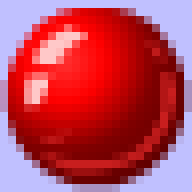
#> input picture colors/red.png, 24 x 24 px (shown 8 times larger)
$ python lib.py   (Python 2 division)
#> lines starting #> are read from the running program, lines starting #| are printed output that depends on the picture
import cv2

GAME_TILES = {
    'red': cv2.imread("colors/red.png"),
    'blue': cv2.imread("colors/blue.png"),
    'purple': cv2.imread("colors/purple.png"),
    'yellow': cv2.imread("colors/yellow.png"),
    'green': cv2.imread("colors/green.png"),
    'cyan': cv2.imread("colors/cyan.png"),
    'empty': cv2.imread("colors/empty.png"),
    'end': cv2.imread("colors/end.png")
}
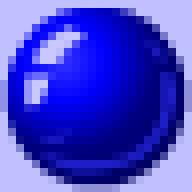
#> input picture colors/blue.png, 24 x 24 px (shown 8 times larger)
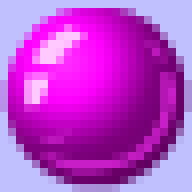
#> input picture colors/purple.png, 24 x 24 px (shown 8 times larger)
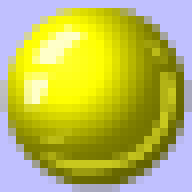
#> input picture colors/yellow.png, 24 x 24 px (shown 8 times larger)
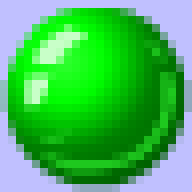
#> input picture colors/green.png, 24 x 24 px (shown 8 times larger)
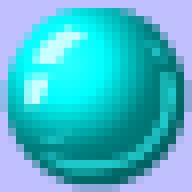
#> input picture colors/cyan.png, 24 x 24 px (shown 8 times larger)


def is_odd(num):
    return not num % 2 == 0


class HexagonHandler(object):
    def __init__(self):
        pass

    # [38 lines left out: functions hexagon_neighbors, iterate_neighbors, get_neighbors_of_tile_and_list, is_empty_neighbor_exists, not called in this run]


class Line(object):
    # [69 lines left out: functions __init__, all_points_in_line, left_wall, right_wall, not called in this run]

    def get_y_for_x(self, x):
        return x*self.slope + self.y_intercept

    # [5 lines left out: function get_x_for_y, not called in this run]


class Point(object):
    def __init__(self, x, y):
        self.x, self.y = x,y
